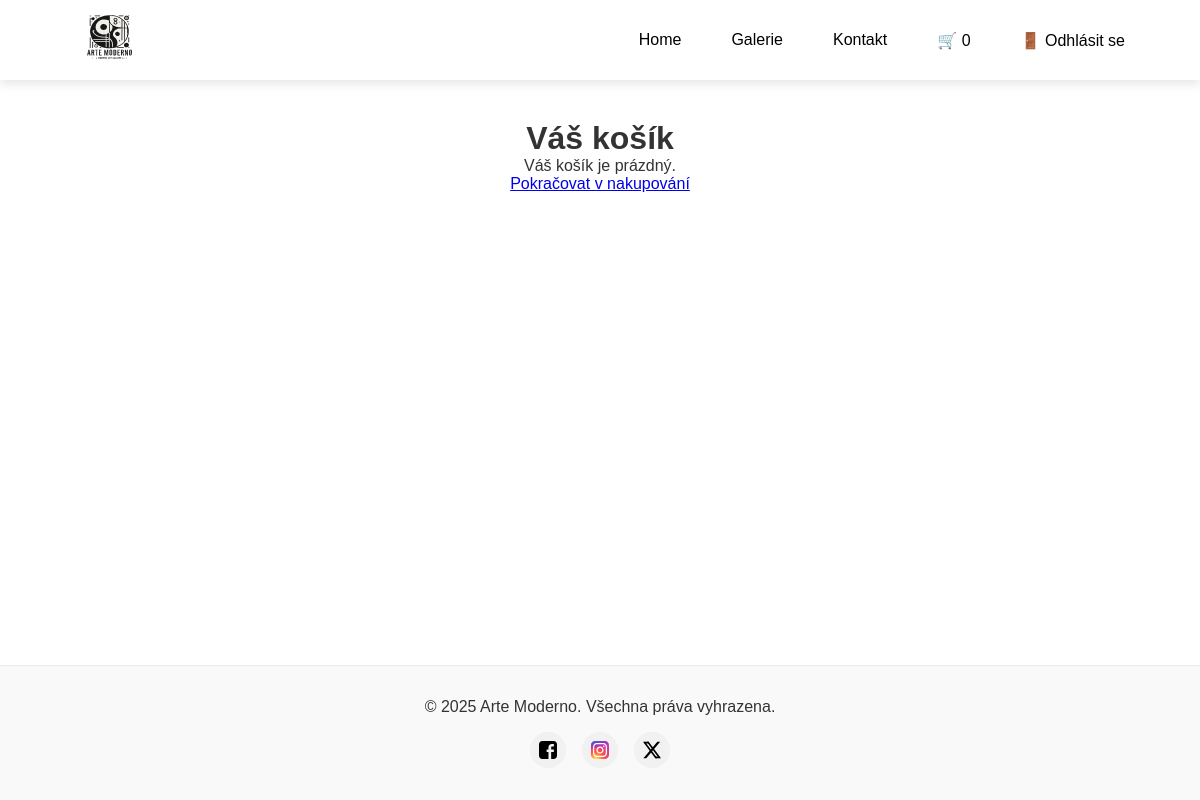
Before: /cart/view (signed in) with the older database file.
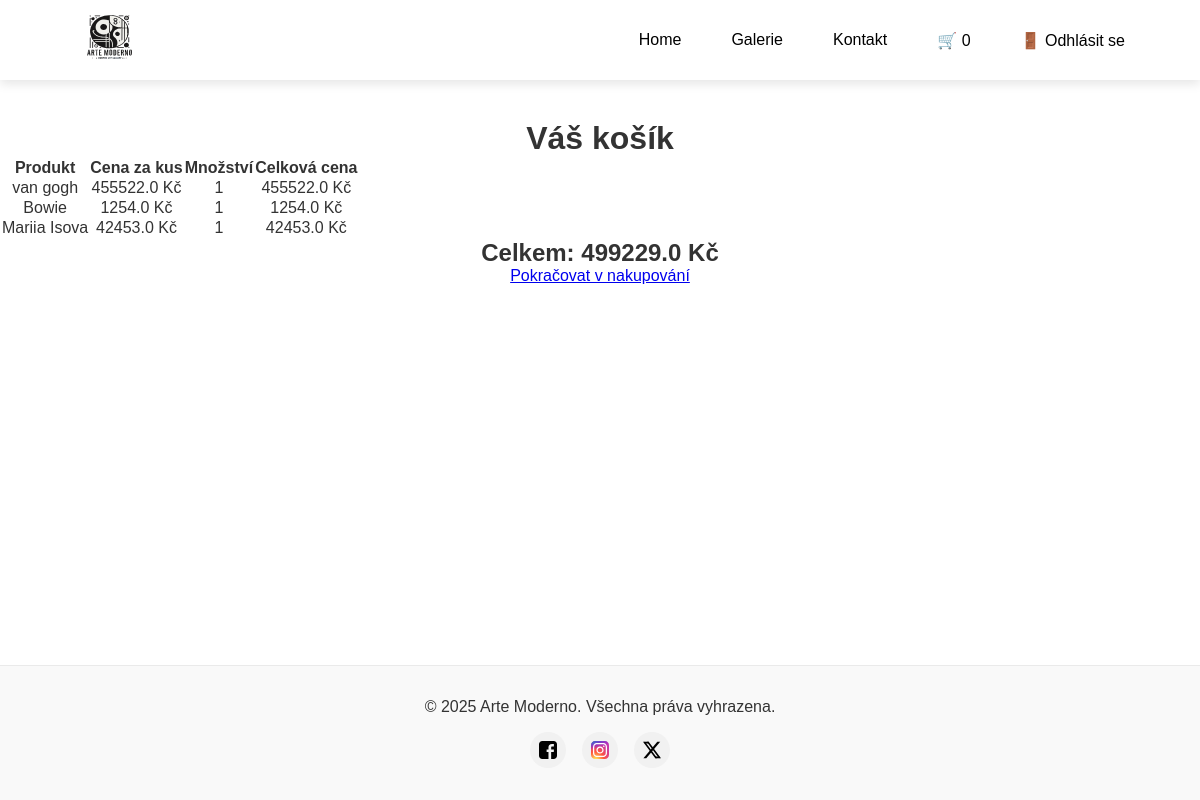
After: the same page with the newer database file.
### app/models.py (models this page shows, shortened)
class CartItem(db.Model):
    id = db.Column(db.Integer, primary_key=True)
    user_id = db.Column(db.Integer, db.ForeignKey('user.id'), nullable=False)
    product_id = db.Column(db.Integer, db.ForeignKey('product.id'), nullable=False)
    quantity = db.Column(db.Integer, nullable=False, default=1)
    product = db.relationship('Product', backref=db.backref('cart_items', lazy=True))

class Product(db.Model):
    id = db.Column(db.Integer, primary_key=True)
    position_id = db.Column(db.Integer, unique=True, nullable=False)
    name = db.Column(db.String(150), nullable=False)
    description = db.Column(db.Text, nullable=True)
    price = db.Column(db.Float, nullable=False)
    image_filename = db.Column(db.String(300), nullable=True)  # Název souboru obrázku
    created_at = db.Column(db.DateTime, default=datetime.utcnow)

### app/views/cart_routes.py (the view)
@cart.route('/view', methods=['GET'])
@login_required
def view_cart():
    cart_items = CartItem.query.filter_by(user_id=current_user.id).all()
    total_price = sum(item.product.price * item.quantity for item in cart_items)
    return render_template('cart.html', cart_items=cart_items, total_price=total_price)

### app/__init__.py (called while the page is built)
def create_app():
    app = Flask(__name__)
    app.config.from_object('config.Config')
    db.init_app(app)
    migrate.init_app(app, db)
    mail.init_app(app)
    bcrypt.init_app(app)
    login_manager.init_app(app)
    csrf.init_app(app)  # Aktivace CSRF ochrany
    login_manager.login_view = "views.login"
    login_manager.login_message_category = "info"
    from app.models import User
    @login_manager.user_loader
    def load_user(user_id):
        return User.query.get(int(user_id))
    from app.commands import register_commands
    register_commands(app)
    from app.views.routes import views
    from app.views.admin_routes import admin
    from app.views.cart_routes import cart
    app.register_blueprint(views)
    app.register_blueprint(admin)
    app.register_blueprint(cart)
    return app

### app/templates/cart.html
{% extends "layout.html" %} {% block title %}Košík{% endblock %} {% block
content %}
<h1>Váš košík</h1>
{% if cart_items %}
<table>
  <thead>
    <tr>
      <th>Produkt</th>
      <th>Cena za kus</th>
      <th>Množství</th>
      <th>Celková cena</th>
    </tr>
  </thead>
  <tbody>
    {% for item in cart_items %}
    <tr>
      <td>{{ item.product.name }}</td>
      <td>{{ item.product.price }} Kč</td>
      <td>{{ item.quantity }}</td>
      <td>{{ item.product.price * item.quantity }} Kč</td>
    </tr>
    {% endfor %}
  </tbody>
</table>
<h2>Celkem: {{ total_price }} Kč</h2>
{% else %}
<p>Váš košík je prázdný.</p>
{% endif %}
<a href="{{ url_for('views.galerie') }}">Pokračovat v nakupování</a>
{% endblock %}

### app/templates/layout.html (shortened to what this page needs)
<!DOCTYPE html>
<html lang="cs">
  <head>
    <link
      rel="stylesheet"
      href="{{ url_for('static', filename='css/main.css') }}"
    />
  </head>
  <body>
    {% include "navbar.html" %}
    <main class="main-content">{% block content %}{% endblock %}</main>
    <footer class="footer">
      <div class="footer-content">
        <p class="footer-text">© 2025 Arte Moderno. Všechna práva vyhrazena.</p>
        <div class="social-links">
          <a href="#" class="social-link">
            <img
              src="{{ url_for('static', filename='logo/facebook.svg') }}"
              alt="Facebook"
            />
          </a>
          <a href="#" class="social-link">
            <img
              src="{{ url_for('static', filename='logo/skill-icons_instagram.svg') }}"
              alt="Instagram"
            />
          </a>
          <a href="#" class="social-link">
            <img
              src="{{ url_for('static', filename='logo/x.svg') }}"
              alt="Twitter/X"
            />
          </a>
        </div>
      </div>
    </footer>
  </body>
</html>

### app/templates/navbar.html
<nav class="navbar">
  <div class="navbar-logo">
    <a href="{{ url_for('views.home') }}">
      <img
        src="{{ url_for('static', filename='logo/Logo_4_svg.svg') }}"
        alt="ArtModerno Logo"
      />
    </a>
  </div>
  <div class="navbar-links">
    <a href="{{ url_for('views.home') }}" class="nav-link">Home</a>
    <a href="{{ url_for('views.galerie') }}" class="nav-link">Galerie</a>
    <a href="{{ url_for('views.kontakt') }}" class="nav-link">Kontakt</a>
    {% if current_user.is_authenticated %} {% if current_user.role == 'admin' %}
    <a href="{{ url_for('admin.dashboard') }}" class="nav-link"
      >🔧 Admin Panel</a
    >
    {% else %}
    <a href="{{ url_for('cart.view_cart') }}" class="nav-link cart-icon">
      🛒 <span id="cart-count">{{ session.get('cart_item_count', 0) }}</span>
    </a>
    {% endif %}
    <a href="{{ url_for('views.logout') }}" class="nav-link">🚪 Odhlásit se</a>
    {% else %}
    <a href="{{ url_for('views.register') }}" class="nav-link">📝 Registrace</a>
    <a href="{{ url_for('views.login') }}" class="nav-link">🔑 Přihlášení</a>
    {% endif %}
  </div>
</nav>

### app/static/css/main.css (style rules this page uses)
* { margin: 0; padding: 0; box-sizing: border-box; }
body { font-family: "Montserrat", sans-serif; color: #333; background-color: #ffffff; display: flex; flex-direction: column; min-height: 100vh; }
.navbar { display: flex; justify-content: space-between; align-items: center; padding: 1rem 5%; background: rgba(255, 255, 255, 0.8); backdrop-filter: blur(10px); box-shadow: 0 4px 10px rgba(0, 0, 0, 0.1); position: fixed; width: 100%; top: 0; z-index: 1000; height: 80px; }
.navbar-logo img { height: 60px; transition: transform 0.3s ease; }
.navbar-links { display: flex; gap: 20px; }
.navbar a { color: black; text-decoration: none; font-weight: 500; padding: 10px 15px; border-radius: 5px; position: relative; transition: all 0.3s ease-in-out; display: inline-block; }
.main-content { flex: 1; padding-top: 20px; text-align: center; margin-top: 100px; }
.footer { width: 100%; background-color: #f9f9f9; border-top: 1px solid #eaeaea; padding: 2rem 0; text-align: center; margin-top: auto; }
.footer-content { max-width: 1200px; margin: 0 auto; display: flex; flex-direction: column; align-items: center; justify-content: center; row-gap: 1rem; }
.social-links { display: flex; gap: 1rem; align-items: center; justify-content: center; }
.social-link { display: flex; align-items: center; justify-content: center; width: 36px; height: 36px; background-color: #f1f1f1; border-radius: 50%; transition: all 0.3s ease; }
.social-link img { width: 18px; height: 18px; }

Changed rows visible on the page:
added CartItem: product.name "van gogh", product.price "455522.0", quantity "1", item.product.price*item.quantity "455522.0"
added CartItem: product.name "Bowie", product.price "1254.0", quantity "1", item.product.price*item.quantity "1254.0"
added CartItem: product.name "Mariia Isova", product.price "42453.0", quantity "1", item.product.price*item.quantity "42453.0"
Other visible differences:
{{ total_price }}: (not shown) → "499229.0"
text no longer shown: "Váš košík je prázdný."
text now shown: "Produkt Cena za kus Množství Celková cena Celkem: Kč"
